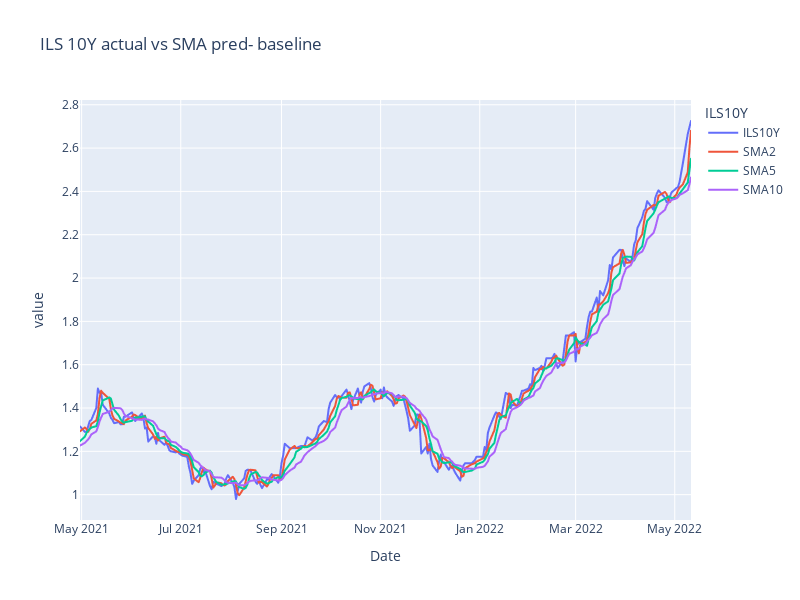

Source (notebook cell):
### Code cell
fig = px.line(test,x=test.index,y=[target,sma2,sma5,sma10],
              title=f'ILS 10Y actual vs SMA pred- baseline')
fig.update_layout(legend_title=target, width=800,height=600)
fig.show()

### Figure 1 — Plotly figure (JSON) as saved in the notebook; plotly's stock layout.template omitted (floating-point values rounded to 4 significant figures; data arrays with more than 128 entries replaced by an {"elided": "..."} marker saying what was removed)
{"data": [{"hovertemplate": "variable=ILS10Y<br>Date=%{x}<br>value=%{y}<extra></extra>", "legendgroup": "ILS10Y", "line": {"color": "#636efa", "dash": "solid"}, "marker": {"symbol": "circle"}, "mode": "lines", "name": "ILS10Y", "showlegend": true, "type": "scattergl", "x": {"elided": "253 str values"}, "xaxis": "x", "y": {"elided": "253 float values"}, "yaxis": "y"}, {"hovertemplate": "variable=SMA2<br>Date=%{x}<br>value=%{y}<extra></extra>", "legendgroup": "SMA2", "line": {"color": "#EF553B", "dash": "solid"}, "marker": {"symbol": "circle"}, "mode": "lines", "name": "SMA2", "showlegend": true, "type": "scattergl", "x": {"elided": "253 str values"}, "xaxis": "x", "y": {"elided": "253 float values"}, "yaxis": "y"}, {"hovertemplate": "variable=SMA5<br>Date=%{x}<br>value=%{y}<extra></extra>", "legendgroup": "SMA5", "line": {"color": "#00cc96", "dash": "solid"}, "marker": {"symbol": "circle"}, "mode": "lines", "name": "SMA5", "showlegend": true, "type": "scattergl", "x": {"elided": "253 str values"}, "xaxis": "x", "y": {"elided": "253 float values"}, "yaxis": "y"}, {"hovertemplate": "variable=SMA10<br>Date=%{x}<br>value=%{y}<extra></extra>", "legendgroup": "SMA10", "line": {"color": "#ab63fa", "dash": "solid"}, "marker": {"symbol": "circle"}, "mode": "lines", "name": "SMA10", "showlegend": true, "type": "scattergl", "x": {"elided": "253 str values"}, "xaxis": "x", "y": {"elided": "253 float values"}, "yaxis": "y"}], "layout": {"height": 600, "legend": {"title": {"text": "ILS10Y"}, "tracegroupgap": 0}, "title": {"text": "ILS 10Y actual vs SMA pred- baseline"}, "width": 800, "xaxis": {"anchor": "y", "autorange": true, "domain": [0, 1], "range": ["2021-04-30", "2022-05-11"], "title": {"text": "Date"}, "type": "date"}, "yaxis": {"anchor": "x", "autorange": true, "domain": [0, 1], "range": [0.8831, 2.822], "title": {"text": "value"}, "type": "linear"}}}
